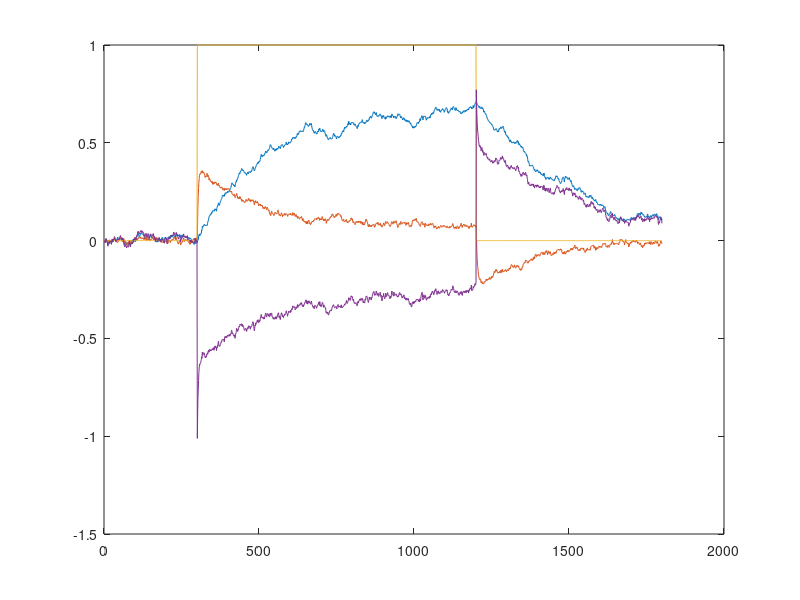

MATLAB code for this plot: (Note: this script raises an error after producing the figure.)
%% Testing EM identification and model selection criteria when true model is non-lin
clear all
addpath(genpath('../../'))
%% Simulate model 1: single-state tracker

N=1800;
U=[zeros(300,1);ones(900,1);zeros(600,1)]'; %Step input and then removed
M=100;
D1=2;
C=randn(M,D1);  %Making the output multi-dimensional helps in convergence, because a single sample is sufficient to get a non-zero estimate in all dimensions of covariance. 
%Otherwise, the combination of this and infinite initial uncertainty forces the system to deal with ill-conditioned situations for some steps.
D=randn(M,1);
x=nan(D1,N);
y=nan(size(C,1),N);
x(:,1)=0;
y(:,1)=0;
for i=2:N
    e=sum(x(:,i-1))-U(i-1); %Error is the difference between past state and past input. 
    e2=sign(e)*e.^2; %This will allow the state to track the error with quadratic corrections 
    x(1,i)=.999*x(1,i-1)-.01*e2+.005*randn;
    x(2,i)=.9*x(2,i-1)-.1*e2+.005*randn;
    y(:,i)=C*x(:,i)+D*U(i)+.3*randn(M,1); 
end

figure; plot(x'); hold on; plot(U); plot(sum(x)-U)
%figure; plot(y')
%% Identify:
ds=dset(U,y);
opts.fastFlag=true;
opts.Nreps=5;
opts.Niter=1e3;
opts.includeOutputIdx=[];
opts.stableA=true;
mdl=linsys.id(ds,0:4,opts); %Identifying with model orders from 0 to 3
save EMnonlin1.mat ds mdl
mdl=cellfun(@(x) x.canonize,mdl,'UniformOutput',false);
ds.vizFit(mdl)
fittedLinsys.compare(mdl)
%% Simulate model 2: generalized linear model with quadratic obs

%Do fwdSim:
D1=2; %2 states
D2=100; %100 outputs
A=[.98,0; 0,.998]; %50,500 time constants
%B=B./sign(B); %Forcing all elements of B to be >0, WLOG
B=(eye(size(A))-A)*ones(size(A,1),1); %WLOG, arbitrary scaling
U=[zeros(300,1);ones(900,1);zeros(600,1)]'; %Step input and then removed
C=randn(D2,D1);
D=randn(D2,1);
Q=eye(D1)*.0003;
R=eye(D2)*.1;
NN=size(U,2);
x0=zeros(D1,1);
[Y,X]=fwdSim(U,A,B,C,D,x0,Q,R);
truMdl=linsys(A,C,R,B,D,Q);

%Non-linear out (preserving sign):
Y=sign(Y).*Y.^2;
figure; plot(X')
figure; plot(Y')

%% Identify:
ds2=dset(U,Y);
opts.fastFlag=true;
opts.Nreps=5;
opts.Niter=1e3;
opts.includeOutputIdx=[];
opts.stableA=true;
mdl2=linsys.id(ds2,0:4,opts); %Identifying with model orders from 0 to 3
save EMnonlin2.mat ds2 mdl2
mdl2=cellfun(@(x) x.canonize,mdl2,'UniformOutput',false);
ds2.vizFit(mdl2(2:end))
fittedLinsys.compare(mdl2(2:end))
figure; plot(mdl2{3}.Ksmooth(ds2).state'); hold on; plot(X')
linsys.vizMany([mdl2;  {truMdl}])